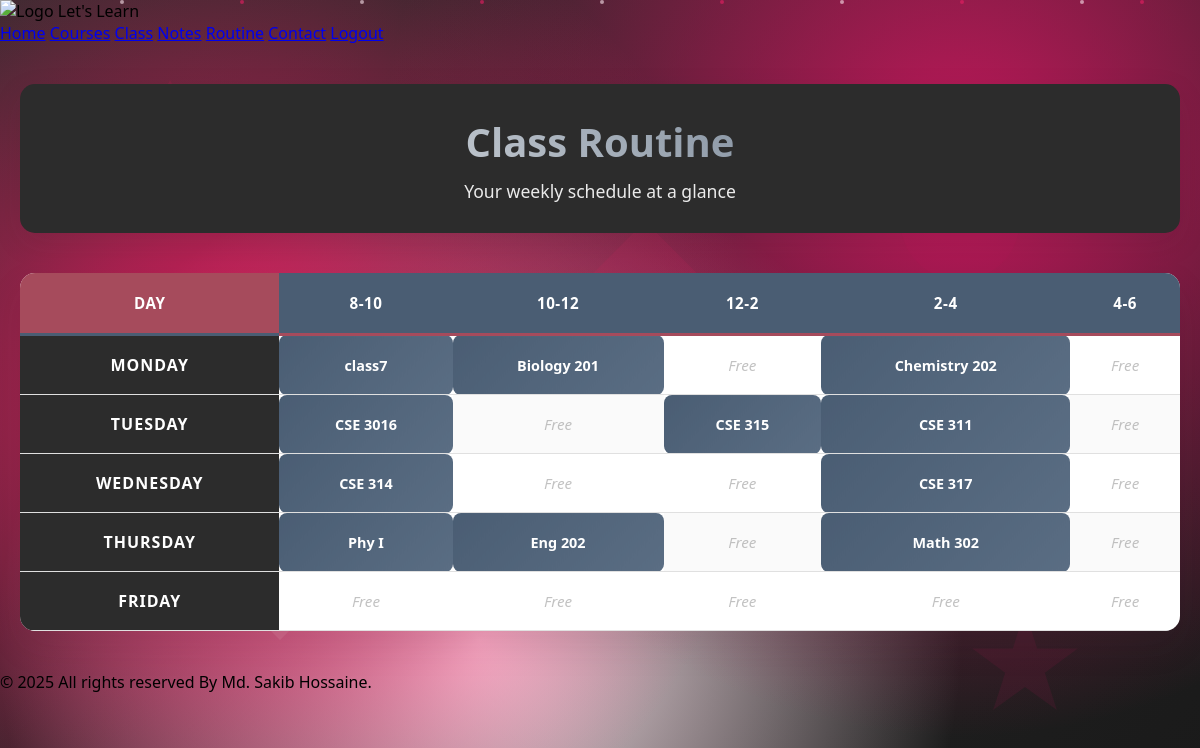
/routine/ (signed in), run on the app's committed database.
### routine/models.py (models this page shows)
class Routine(models.Model):
    DAY_CHOICES = [
        ('Monday', 'Monday'),
        ('Tuesday', 'Tuesday'),
        ('Wednesday', 'Wednesday'),
        ('Thursday', 'Thursday'),
        ('Friday', 'Friday'),
    ]
    TIME_SLOT_CHOICES = [
        ('8-10', '8:00-10:00'),
        ('10-12', '10:00-12:00'),
        ('12-2', '12:00-2:00'),
        ('2-4', '2:00-4:00'),
        ('4-6', '4:00-6:00'),
    ]
    day = models.CharField(max_length=10, choices=DAY_CHOICES)
    time_slot = models.CharField(max_length=5, choices=TIME_SLOT_CHOICES)
    course_code = models.CharField(max_length=20)
    course_name = models.CharField(max_length=100, blank=True)
    class Meta:
        unique_together = ('day', 'time_slot')
        ordering = ['day', 'time_slot']
    def __str__(self):
        return f"{self.day} {self.get_time_slot_display()} - {self.course_code}"

### routine/views.py (the view)
# urls.py: path("", include('routine.urls')),
def routine(request):
    routines = Routine.objects.all()
    print("sakib")
    print(routines)
    days = ['Monday', 'Tuesday', 'Wednesday', 'Thursday', 'Friday']
    time_slots = ['8-10', '10-12', '12-2', '2-4', '4-6']
    timetable = []
    for day in days:
        day_row = [day]
        for slot in time_slots:
            try:
                routine = routines.get(day=day, time_slot=slot)
                day_row.append({
                    'code': routine.course_code,
                    'name': routine.course_name
                })
            except Routine.DoesNotExist:
                day_row.append(None)
        timetable.append(day_row)
    context = {
        'timetable': timetable,
        'time_slots': ['Day'] + time_slots  # Header row
    }
    return render(request, 'courses/routine.html', context)

### templates/courses/routine.html (shortened to what this page needs)
{% extends "base.html" %}
{% load static %}
{% block styles %}
    <link rel="stylesheet" href="{% static 'css/routine.css' %}" />
{% endblock styles %}
{% block content %}
    <div class="geometric-shapes">
        <div class="shape"></div>
    </div>
    <div class="particles">
    </div>
    <div class="routine-container">
        <div class="routine-header">
            <h1 class="routine-title">Class Routine</h1>
            <p class="routine-subtitle">Your weekly schedule at a glance</p>
        </div>
        <div class="table-wrapper">
            <table class="routine-table">
                <thead>
                    <tr>
                        {% for slot in time_slots %}
                            <th class="{% if forloop.first %}day-header{% else %}time-slot{% endif %}">
                                {{ slot }}
                            </th>
                        {% endfor %}
                    </tr>
                </thead>
                <tbody>
                    {% for day_row in timetable %}
                    <tr>
                        {% for cell in day_row %}
                            {% if forloop.first %}
                                <td class="day-cell">{{ cell }}</td>
                            {% else %}
                                <td class="{% if cell %}class-cell{% else %}empty-cell{% endif %}">
                                    {% if cell %}
                                        <div class="class-info">
                                            <span class="class-code">{{ cell.code }}</span>
                                        </div>
                                    {% else %}
                                        <span class="no-class">Free</span>
                                    {% endif %}
                                </td>
                            {% endif %}
                        {% endfor %}
                    </tr>
                    {% endfor %}
                </tbody>
            </table>
        </div>
    </div>
{% endblock content %}

### data on the page
Routine: code "class7"
Routine: code "Biology 201"
Routine: code "Chemistry 202"
Routine: code "CSE 3016"
Routine: code "CSE 315"
Routine: code "CSE 311"
Routine: code "CSE 314"
Routine: code "CSE 317"
Routine: code "Phy I"
Routine: code "Eng 202"
Routine: code "Math 302"

### other printed values
{{ slot }} "DAY" "8-10" "10-12" "12-2" "2-4" "4-6"
{{ cell }} "MONDAY" "TUESDAY" "WEDNESDAY" "THURSDAY" "FRIDAY"
